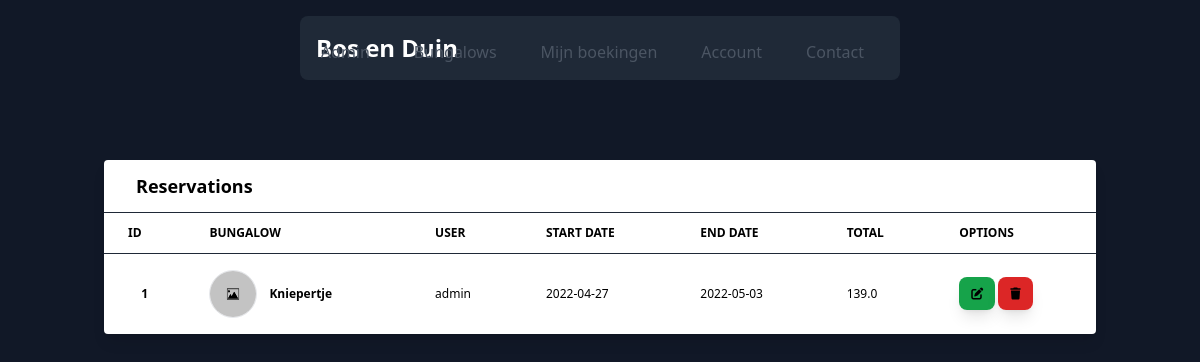
Screenshot of /reservations (signed in) with the database file from the repository.
### website/models.py (models this page shows, shortened)
class Reservation(db.Model):
    __tablename__ = 'reservations'
    uuid = db.Column(db.Integer(), primary_key=True)
    bungalow = db.Column(db.String(), db.ForeignKey('bungalows.uuid'))
    user = db.Column(db.String(), db.ForeignKey('users.uuid'))
    start_date = db.Column(db.Date(), nullable=False)
    end_date = db.Column(db.Date(), nullable=False)
    total = db.Column(db.Float(), nullable=False)
    created_at = db.Column(db.Date(), nullable=False, default=datetime.now())
    updated_at = db.Column(db.Date(), nullable=True)
    deleted_at = db.Column(db.Date(), nullable=True)

class Bungalow(db.Model):
    __tablename__ = 'bungalows'
    uuid = db.Column(db.Integer(), primary_key=True)
    title = db.Column(db.String(50), nullable=False, unique=True)
    description = db.Column(db.Text(), nullable=True)
    min_p = db.Column(db.Integer(), nullable=False, default=1)
    max_p = db.Column(db.Integer(), nullable=False)
    img_b64 = db.Column(db.String(100), nullable=False, unique=False)
    price = db.Column(db.Float(), nullable=False)
    reservations = db.relationship('Reservation', backref='Bungalow', lazy=True, cascade="all,delete")
    created_at = db.Column(db.Date(), nullable=False, default=datetime.now())
    updated_at = db.Column(db.Date(), nullable=True)
    deleted_at = db.Column(db.Date(), nullable=True)

class User(UserMixin, db.Model):
    __tablename__ = 'users'
    uuid = db.Column(db.Integer(), primary_key=True)
    email = db.Column(db.String(100), unique=True)
    password = db.Column(db.String(100))
    first_name = db.Column(db.String(1000))
    last_name = db.Column(db.String(1000))
    phone_nr = db.Column(db.String(1000))
    role = db.Column(db.String(16), nullable=False, default='user')
    reservations = db.relationship('Reservation', backref='User', lazy=True, cascade="all,delete")
    created_at = db.Column(db.Date(), nullable=False, default=datetime.now())
    updated_at = db.Column(db.Date(), nullable=True)
    deleted_at = db.Column(db.Date(), nullable=True)

### website/routes/views.py (the view)
@login_required
@views.route('/reservations')
def reservations():
    join = db.session.query(Reservation, Bungalow).join(Bungalow).filter(Reservation.user == current_user.uuid).all()
    return render_template('reservations.html',joinlist = join, current_user = current_user)

### website/__init__.py (called while the page is built)
def create_app():
    app = Flask(__name__, template_folder='templates')
    upload_folder = 'static/uploads'
    login_manager = LoginManager()
    login_manager.init_app(app)
    app.config['SECRET_KEY'] = 'ThisIsSecret'
    app.config['SQLALCHEMY_DATABASE_URI'] = f"sqlite:///{DB_NAME}"
    app.config['UPLOAD_FOLDER'] = upload_folder
    db.init_app(app)
    db.create_all(app=app)
    from .routes.views import views
    from .routes.auth import auth
    from .routes.admin import admin
    app.register_blueprint(views, url_prefix='/')
    app.register_blueprint(auth, url_prefix='/auth')
    app.register_blueprint(admin, url_prefix='/admin')
    from .models import User
    @login_manager.user_loader
    def load_user(user_id):
        return User.query.get(int(user_id))
    return app

### website/templates/reservations.html (shortened to what this page needs)
{% extends "bases/base.html" %}
<div class="content-container">{% block content %}
    <div class="container mx-auto ">
        <section class="relative py-16 bg-blueGray-50">
            <div class="w-full mb-12 px-4">
                <div class="relative flex flex-col min-w-0 break-words w-full mb-6 shadow-lg rounded
      bg-white text-black">
                    <div class="rounded-t mb-0 px-4 py-3 border-0">
                        <div class="flex flex-wrap items-center">
                            <div class="relative w-full px-4 max-w-full flex-grow flex-1 ">
                                <h3 class="font-semibold text-lg text-black">Reservations</h3>
                            </div>
                        </div>
                    </div>
                    <div class="block w-full overflow-x-auto ">
                        <table class="items-center w-full bg-transparent border-collapse">
                            <thead>
                                <tr>
                                    <th
                                        class="px-6 align-middle border border-solid py-3 text-xs uppercase border-l-0 border-r-0 whitespace-nowrap font-semibold text-left bg-white text-black border-gray-800">
                                        ID</th>
                                    <th
                                        class="px-6 align-middle border border-solid py-3 text-xs uppercase border-l-0 border-r-0 whitespace-nowrap font-semibold text-left bg-white text-black border-gray-800">
                                        bungalow</th>
                                    <th
                                        class="px-6 align-middle border border-solid py-3 text-xs uppercase border-l-0 border-r-0 whitespace-nowrap font-semibold text-left bg-white text-black border-gray-800">
                                        user</th>
                                    <th
                                        class="px-6 align-middle border border-solid py-3 text-xs uppercase border-l-0 border-r-0 whitespace-nowrap font-semibold text-left bg-white text-black border-gray-800">
                                        start date</th>
                                    <th
                                        class="px-6 align-middle border border-solid py-3 text-xs uppercase border-l-0 border-r-0 whitespace-nowrap font-semibold text-left bg-white text-black border-gray-800">
                                        end date </th>
                                    <th
                                        class="px-6 align-middle border border-solid py-3 text-xs uppercase border-l-0 border-r-0 whitespace-nowrap font-semibold text-left bg-white text-black border-gray-800">
                                        total </th>
                                    <th
                                        class="px-6 align-middle border border-solid py-3 text-xs uppercase border-l-0 border-r-0 whitespace-nowrap font-semibold text-left bg-white text-black border-gray-800">
                                        options
                                    </th>
                                </tr>
                            </thead>
                            {% for join in joinlist %}
                            <tbody>
                                <tr>
                                    <th
                                        class="border-t-0 px-6 align-middle border-l-0 border-r-0 text-xs whitespace-nowrap p-4 ">
                                        {{join[0].uuid}}
                                    </th>
                                    <td
                                        class="border-t-0 px-6 align-middle border-l-0 border-r-0 text-xs whitespace-nowrap p-4 text-left flex items-center">
                                        <img src="{{ url_for('static', filename=join[1].img_b64)}}"
                                            class="h-12 w-12 bg-white rounded-full border">
                                        <span class="ml-3 font-bold text-black"> {{join[1].title}} </span>
                                    </td>
                                    <td
                                        class="border-t-0 px-6 align-middle border-l-0 border-r-0 text-xs whitespace-nowrap p-4">
                                        {{current_user.email}}
                                    </td>
                                    <td
                                        class="border-t-0 px-6 align-middle border-l-0 border-r-0 text-xs whitespace-nowrap p-4">
                                        {{join[0].start_date}}
                                    </td>
                                    <td
                                        class="border-t-0 px-6 align-middle border-l-0 border-r-0 text-xs whitespace-nowrap p-4">
                                        {{join[0].end_date}}
                                    </td>
                                    <td
                                        class="border-t-0 px-6 align-middle border-l-0 border-r-0 text-xs whitespace-nowrap p-4">
                                        {{join[0].total}}
                                    </td>
                                    <td
                                        class="border-t-0 px-6 align-middle border-l-0 border-r-0 text-xs whitespace-nowrap p-4">
                                        <a
                                            href="{{ url_for('views.update_reservation', reservation_id = join[0].uuid)}}">
                                            <span
                                                class="inline px-3 py-2 rounded-lg hover:bg-green-900 shadow-lg bg-green-600"><i
                                                    class="fa-solid fa-pen-to-square"></i></span>
                                        </a>
                                        <a
                                            href="{{ url_for('views.delete_reservation', reservation_id = join[0].uuid)}}">
                                            <span
                                                class="inline px-3 py-2 rounded-lg hover:bg-red-900 shadow-lg bg-red-600"><i
                                                    class="fa-solid fa-trash"></i></span>
                                        </a>
                                    </td>
                                </tr>
                            </tbody>
                            {% endfor %}
                        </table>
                    </div>
                </div>
            </div>
        </section>
    </div>
    {% endblock %}

### website/static/css/main.css (style rules this page uses)
html { line-height: 1.5; -webkit-text-size-adjust: 100%; -moz-tab-size: 4; -o-tab-size: 4; tab-size: 4; font-family: ui-sans-serif, system-ui, -apple-system, BlinkMacSystemFont, "Segoe UI", Roboto, "Helvetica Neue", Arial, "Noto Sans", sans-serif, "Apple Color Emoji", "Segoe UI Emoji", "Segoe UI Symbol", "Noto Color Emoji"; }
body { margin: 0; line-height: inherit; }
h1, h2, h3, h4, h5, h6 { font-size: inherit; font-weight: inherit; }
a { color: inherit; text-decoration: inherit; }
table { text-indent: 0; border-color: inherit; border-collapse: collapse; }
blockquote, dl, dd, h1, h2, h3, h4, h5, h6, hr, figure, p, pre { margin: 0; }
img, svg, video, canvas, audio, iframe, embed, object { display: block; vertical-align: middle; }
img, video { max-width: 100%; height: auto; }
.container { width: 100%; }
@media (min-width: 640px) { .container { max-width: 640px; } }
@media (min-width: 768px) { .container { max-width: 768px; } }
@media (min-width: 1024px) { .container { max-width: 1024px; } }
.relative { position: relative; }
.mx-auto { margin-left: auto; margin-right: auto; }
.mb-6 { margin-bottom: 1.5rem; }
.mb-12 { margin-bottom: 3rem; }
.mb-0 { margin-bottom: 0px; }
.ml-3 { margin-left: 0.75rem; }
.block { display: block; }
.inline { display: inline; }
.flex { display: flex; }
.h-12 { height: 3rem; }
.w-full { width: 100%; }
.w-12 { width: 3rem; }
.min-w-0 { min-width: 0px; }
.max-w-full { max-width: 100%; }
.flex-1 { flex: 1 1 0%; }
.flex-grow { flex-grow: 1; }
.border-collapse { border-collapse: collapse; }
.flex-col { flex-direction: column; }
.flex-wrap { flex-wrap: wrap; }
.items-center { align-items: center; }
.overflow-x-auto { overflow-x: auto; }
.whitespace-nowrap { white-space: nowrap; }
.break-words { overflow-wrap: break-word; }
.rounded-lg { border-radius: 0.5rem; }
.rounded { border-radius: 0.25rem; }
.rounded-full { border-radius: 9999px; }
.rounded-t { border-top-left-radius: 0.25rem; border-top-right-radius: 0.25rem; }
.border { border-width: 1px; }
.border-0 { border-width: 0px; }
.border-l-0 { border-left-width: 0px; }
.border-r-0 { border-right-width: 0px; }
.border-t-0 { border-top-width: 0px; }
.border-solid { border-style: solid; }
.border-gray-800 { --tw-border-opacity: 1; border-color: rgb(31 41 55 / var(--tw-border-opacity)); }
.bg-gray-900 { --tw-bg-opacity: 1; background-color: rgb(17 24 39 / var(--tw-bg-opacity)); }
.bg-transparent { background-color: transparent; }
.bg-white { --tw-bg-opacity: 1; background-color: rgb(255 255 255 / var(--tw-bg-opacity)); }
.bg-green-600 { --tw-bg-opacity: 1; background-color: rgb(22 163 74 / var(--tw-bg-opacity)); }
.bg-red-600 { --tw-bg-opacity: 1; background-color: rgb(220 38 38 / var(--tw-bg-opacity)); }
.p-4 { padding: 1rem; }
.px-4 { padding-left: 1rem; padding-right: 1rem; }
.px-6 { padding-left: 1.5rem; padding-right: 1.5rem; }
.py-2 { padding-top: 0.5rem; padding-bottom: 0.5rem; }
.py-16 { padding-top: 4rem; padding-bottom: 4rem; }
.py-3 { padding-top: 0.75rem; padding-bottom: 0.75rem; }
.px-3 { padding-left: 0.75rem; padding-right: 0.75rem; }
.text-left { text-align: left; }
.align-middle { vertical-align: middle; }
.font-sans { font-family: ui-sans-serif, system-ui, -apple-system, BlinkMacSystemFont, "Segoe UI", Roboto, "Helvetica Neue", Arial, "Noto Sans", sans-serif, "Apple Color Emoji", "Segoe UI Emoji", "Segoe UI Symbol", "Noto Color Emoji"; }
.text-xs { font-size: 0.75rem; line-height: 1rem; }
.text-lg { font-size: 1.125rem; line-height: 1.75rem; }
.font-bold { font-weight: 700; }
.font-semibold { font-weight: 600; }
.uppercase { text-transform: uppercase; }
.leading-normal { line-height: 1.5; }
.tracking-normal { letter-spacing: 0em; }
.shadow-lg { --tw-shadow: 0 10px 15px -3px rgb(0 0 0 / 0.1), 0 4px 6px -4px rgb(0 0 0 / 0.1); --tw-shadow-colored: 0 10px 15px -3px var(--tw-shadow-color), 0 4px 6px -4px var(--tw-shadow-color); box-shadow: var(--tw-ring-offset-shadow, 0 0 #0000), var(--tw-ring-shadow, 0 0 #0000), var(--tw-shadow); }

### rows the page displays
Reservation: uuid "1", img_b64 (picture), title "Kniepertje", start_date "2022-04-27", end_date "2022-05-03", total "139.0"
User: email "admin"
